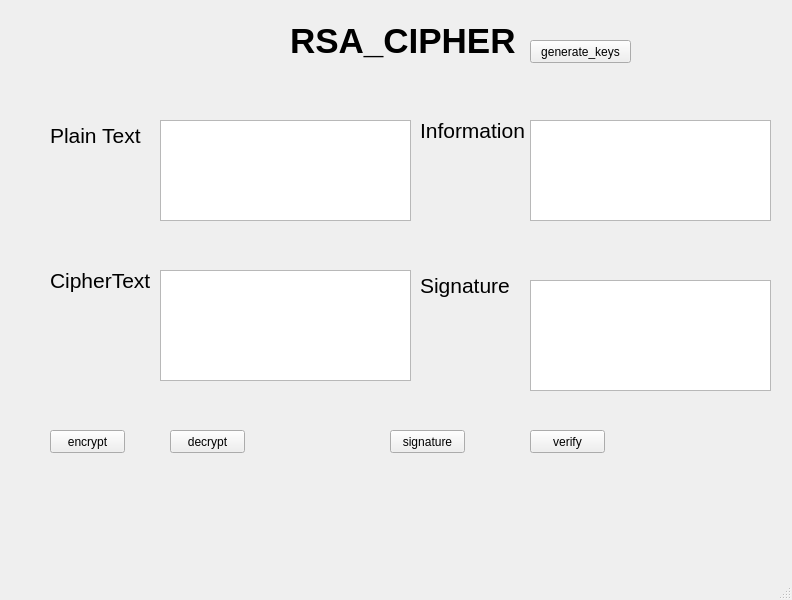
<?xml version="1.0" encoding="UTF-8"?>
<ui version="4.0">
 <class>MainWindow</class>
 <widget class="QMainWindow" name="MainWindow">
  <property name="geometry">
   <rect>
    <x>0</x>
    <y>0</y>
    <width>792</width>
    <height>600</height>
   </rect>
  </property>
  <property name="windowTitle">
   <string>MainWindow</string>
  </property>
  <widget class="QWidget" name="centralwidget">
   <widget class="QLabel" name="label">
    <property name="geometry">
     <rect>
      <x>290</x>
      <y>10</y>
      <width>241</width>
      <height>61</height>
     </rect>
    </property>
    <property name="font">
     <font>
      <pointsize>26</pointsize>
      <weight>75</weight>
      <bold>true</bold>
     </font>
    </property>
    <property name="text">
     <string>RSA_CIPHER</string>
    </property>
   </widget>
   <widget class="QPushButton" name="generate_keys">
    <property name="geometry">
     <rect>
      <x>530</x>
      <y>40</y>
      <width>101</width>
      <height>23</height>
     </rect>
    </property>
    <property name="text">
     <string>generate_keys</string>
    </property>
   </widget>
   <widget class="QLabel" name="label_2">
    <property name="geometry">
     <rect>
      <x>50</x>
      <y>120</y>
      <width>101</width>
      <height>31</height>
     </rect>
    </property>
    <property name="font">
     <font>
      <pointsize>16</pointsize>
     </font>
    </property>
    <property name="text">
     <string>Plain Text</string>
    </property>
   </widget>
   <widget class="QLabel" name="label_3">
    <property name="geometry">
     <rect>
      <x>50</x>
      <y>260</y>
      <width>111</width>
      <height>41</height>
     </rect>
    </property>
    <property name="font">
     <font>
      <pointsize>16</pointsize>
     </font>
    </property>
    <property name="text">
     <string>CipherText</string>
    </property>
   </widget>
   <widget class="QLabel" name="label_4">
    <property name="geometry">
     <rect>
      <x>420</x>
      <y>100</y>
      <width>111</width>
      <height>61</height>
     </rect>
    </property>
    <property name="font">
     <font>
      <pointsize>16</pointsize>
     </font>
    </property>
    <property name="text">
     <string>Information</string>
    </property>
   </widget>
   <widget class="QLabel" name="label_5">
    <property name="geometry">
     <rect>
      <x>420</x>
      <y>260</y>
      <width>91</width>
      <height>51</height>
     </rect>
    </property>
    <property name="font">
     <font>
      <pointsize>16</pointsize>
     </font>
    </property>
    <property name="text">
     <string>Signature</string>
    </property>
   </widget>
   <widget class="QPlainTextEdit" name="CipherText">
    <property name="geometry">
     <rect>
      <x>160</x>
      <y>270</y>
      <width>251</width>
      <height>111</height>
     </rect>
    </property>
   </widget>
   <widget class="QPlainTextEdit" name="PlainText">
    <property name="geometry">
     <rect>
      <x>160</x>
      <y>120</y>
      <width>251</width>
      <height>101</height>
     </rect>
    </property>
   </widget>
   <widget class="QPlainTextEdit" name="Information">
    <property name="geometry">
     <rect>
      <x>530</x>
      <y>120</y>
      <width>241</width>
      <height>101</height>
     </rect>
    </property>
   </widget>
   <widget class="QPlainTextEdit" name="Signature">
    <property name="geometry">
     <rect>
      <x>530</x>
      <y>280</y>
      <width>241</width>
      <height>111</height>
     </rect>
    </property>
   </widget>
   <widget class="QPushButton" name="encryptBtt">
    <property name="geometry">
     <rect>
      <x>50</x>
      <y>430</y>
      <width>75</width>
      <height>23</height>
     </rect>
    </property>
    <property name="text">
     <string>encrypt</string>
    </property>
   </widget>
   <widget class="QPushButton" name="decryptBtt">
    <property name="geometry">
     <rect>
      <x>170</x>
      <y>430</y>
      <width>75</width>
      <height>23</height>
     </rect>
    </property>
    <property name="text">
     <string>decrypt</string>
    </property>
   </widget>
   <widget class="QPushButton" name="signatureBtt">
    <property name="geometry">
     <rect>
      <x>390</x>
      <y>430</y>
      <width>75</width>
      <height>23</height>
     </rect>
    </property>
    <property name="text">
     <string>signature</string>
    </property>
   </widget>
   <widget class="QPushButton" name="verifyBtt">
    <property name="geometry">
     <rect>
      <x>530</x>
      <y>430</y>
      <width>75</width>
      <height>23</height>
     </rect>
    </property>
    <property name="text">
     <string>verify</string>
    </property>
   </widget>
  </widget>
  <widget class="QMenuBar" name="menubar">
   <property name="geometry">
    <rect>
     <x>0</x>
     <y>0</y>
     <width>792</width>
     <height>21</height>
    </rect>
   </property>
  </widget>
  <widget class="QStatusBar" name="statusbar"/>
 </widget>
 <resources/>
 <connections/>
</ui>
